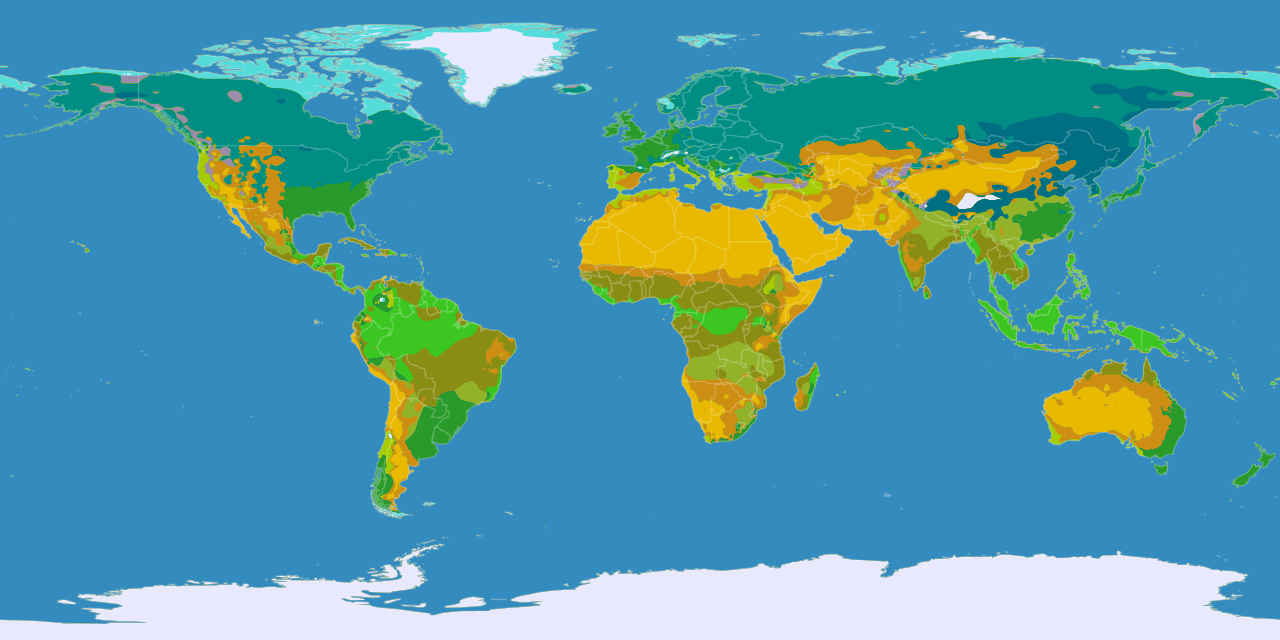
#> input picture HPC_RCMS/world_map.png, 1280 x 640 px
$ jupyter execute globe_and_domain.ipynb   (shell and % lines are left out)
#> lines starting #> are read from the running program, lines starting #| are printed output that depends on the picture
[cell 1]

import PIL
import matplotlib.pyplot as plt
import numpy as np
from mpl_toolkits.mplot3d import Axes3D
from mpl_toolkits.mplot3d.art3d import Poly3DCollection

[cell 2]
def get_radial_line_through_point(lon, lat, R=1, resolution=0.01, tmin=1, tmax=2):

    lon_rad, lat_rad = np.radians(lon), np.radians(lat)
    x = R * np.cos(lat_rad) * np.cos(lon_rad)
    y = R * np.cos(lat_rad) * np.sin(lon_rad)
    z = R * np.sin(lat_rad)

    t = np.arange(tmin, tmax + resolution, resolution)

    return x * t, y * t, z * t


def get_line_on_sphere(lon1, lat1, lon2, lat2, resolution=0.01, R=1):


    res = resolution * np.sign(lon2 - lon1)
    lons = np.radians([lon1 + i * res for i in range(int(abs(lon2 - lon1) // resolution) + 1)])

    res = resolution * np.sign(lat2 - lat1)
    lats = np.radians([lat1 + i * res for i in range(int(abs(lat2 - lat1) // resolution) + 1)])


    if len(lons) == 1:
        lons = np.ones_like(lats) * np.radians(lon1)

    if len(lats) == 1:
        lats = np.ones_like(lons) * np.radians(lat1)


    if len(lons) > len(lats):
        res = (lat2 - lat1) / (len(lons) - 1)
        lats = np.radians([lat1 + i * res for i in range(len(lons))])

    if len(lons) < len(lats):
        res = (lon2 - lon1) / (len(lons) - 1)
        lons = np.radians([lon1 + i * resolution for i in range(len(lats))])


    x = R * np.cos(lats) * np.cos(lons)
    y = R * np.cos(lats) * np.sin(lons)
    z = R * np.sin(lats)

    return x, y, z


def get_rectangle_on_sphere(ll_lon, ll_lat, ur_lon, ur_lat, resolution=0.01, R=1):

    line1 = get_line_on_sphere(ll_lon, ll_lat, ll_lon, ur_lat, R=R, resolution=resolution)
    line2 = get_line_on_sphere(ll_lon, ur_lat, ur_lon, ur_lat, R=R, resolution=resolution)
    line3 = get_line_on_sphere(ur_lon, ur_lat, ur_lon, ll_lat, R=R, resolution=resolution)
    line4 = get_line_on_sphere(ur_lon, ll_lat, ll_lon, ll_lat, R=R, resolution=resolution)

    lines = [line1, line2, line3, line4]
    x = []
    y = []
    z = []
    for edge in lines:
        x += list(edge[0])
        y += list(edge[1])
        z += list(edge[2])

    return x, y, z

[cell 3]
# load bluemarble with PIL
bm = PIL.Image.open('world_map.png')
#> bm is the input picture: PIL image 1280x640 RGB; mean R, G, B 82.7, 154.4, 170.6
# it's big, so I'll rescale it, convert to array, and divide by 256 to get RGB values that matplotlib accept
bm = np.array(bm.resize([d for d in bm.size])) / 256.
#> bm: shape (640, 1280, 3) float64

# coordinates of the image - don't know if this is entirely accurate, but probably close
lons = np.linspace(-180, 180, bm.shape[1]) * np.pi/180
#> lons = 1280 values from -3.14 to 3.14
lats = np.linspace(-90, 90, bm.shape[0])[::-1] * np.pi/180

# repeat code from one of the examples linked to in the question, except for specifying facecolors:
fig = plt.figure(figsize=(6, 6), dpi=300)
ax = fig.add_subplot(111, projection='3d')

R = 0.5

x = R * np.outer(np.cos(lons), np.cos(lats)).T
y = R * np.outer(np.sin(lons), np.cos(lats)).T
z = R * np.outer(np.ones(np.size(lons)), np.sin(lats)).T
ax.plot_surface(x, y, z, rstride=2, cstride=2, facecolors = bm, zorder=-1, alpha=0.9)
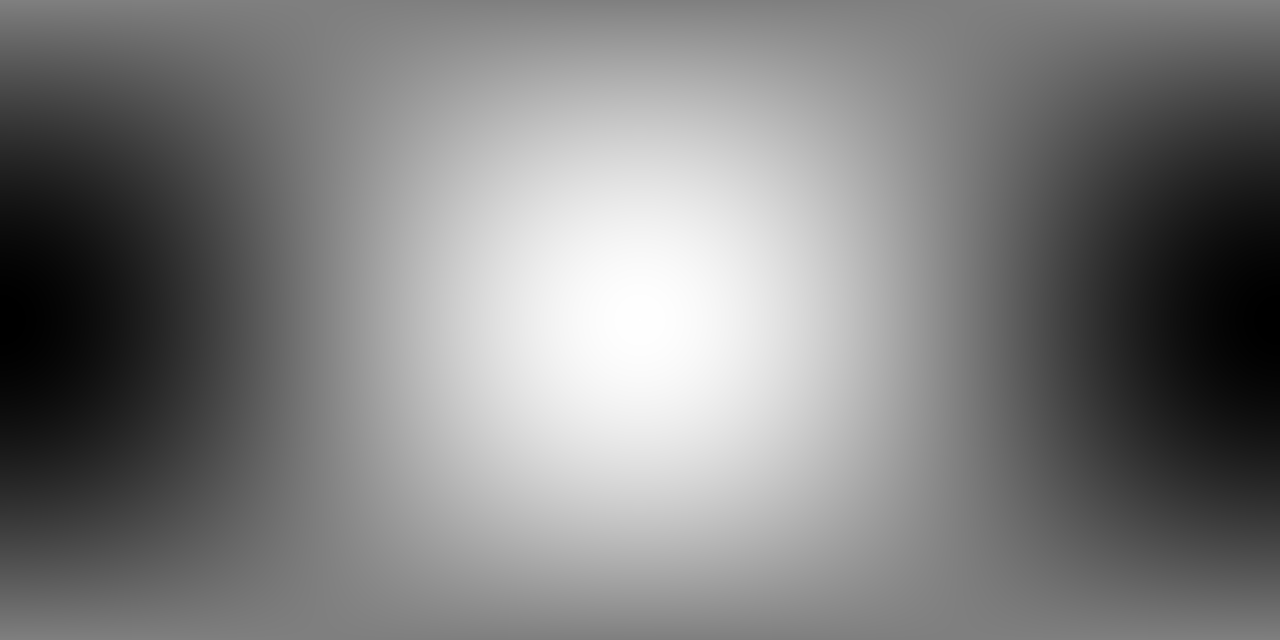
#> x: shape (640, 1280) float64; min -0.5, max 0.5, mean -0.000248; drawn with min black and max white

ax.view_init(elev=40, azim=-160)
ax.set_axis_off()


linewidth = 0.5
ll_lon, ll_lat = -90, 35
ur_lon, ur_lat = -50, 55
tile_size_deg = 2
tmax = 1.5


# Fill in the front faces
# face1
face1 = []
face1.extend(list(zip(*get_line_on_sphere(ll_lon, ll_lat, ll_lon, ur_lat, R=R))))
face1.extend(list(zip(*get_radial_line_through_point(ll_lon, ur_lat, tmax=tmax, R=R))))
face1.extend(list(zip(*get_line_on_sphere(ll_lon, ll_lat, ll_lon, ur_lat, R=R * tmax))))
x, y, z = get_radial_line_through_point(ll_lon, ll_lat, tmax=tmax, R=R)
face1.extend(list(zip(x[::-1], y[::-1], z[::-1])))


face2 = []
face2.extend(list(zip(*get_line_on_sphere(ll_lon, ur_lat, ur_lon, ur_lat, R=R))))
face2.extend(list(zip(*get_radial_line_through_point(ur_lon, ur_lat, tmax=tmax, R=R))))
face2.extend(list(zip(*get_line_on_sphere(ur_lon, ur_lat, ll_lon, ur_lat, R=R * tmax))))
x, y, z = get_radial_line_through_point(ll_lon, ur_lat, tmax=tmax, R=R)
face2.extend(list(zip(x[::-1], y[::-1], z[::-1])))

face3 = []
face3.extend(list(zip(*get_line_on_sphere(ll_lon, ll_lat, ll_lon, ur_lat, R=R * tmax))))
face3.extend(list(zip(*get_line_on_sphere(ll_lon, ur_lat, ur_lon, ur_lat, R=R * tmax))))
face3.extend(list(zip(*get_line_on_sphere(ur_lon, ur_lat, ur_lon, ll_lat, R=R * tmax))))
face3.extend(list(zip(*get_line_on_sphere(ur_lon, ll_lat, ll_lon, ll_lat, R=R * tmax))))


ax.add_collection3d(Poly3DCollection([face1, face2, face3], alpha=1, zorder=100, facecolor="skyblue"))


# plot rectangle on a sphere
x, y, z = get_rectangle_on_sphere(ll_lon, ll_lat, ur_lon, ur_lat, R=R)
ax.plot(x, y, z, "k", linewidth=linewidth, linestyle="dashed")

x, y, z = get_line_on_sphere(ll_lon, ll_lat, ll_lon, ur_lat, R=R)
ax.plot(x, y, z, "k", linewidth=linewidth)

x, y, z = get_line_on_sphere(ll_lon, ur_lat, ur_lon, ur_lat, R=R)
ax.plot(x, y, z, "k", linewidth=linewidth)


x, y, z = get_rectangle_on_sphere(ll_lon, ll_lat, ur_lon, ur_lat, R=R * tmax)
ax.plot(x, y, z, "k", linewidth=linewidth)


# plot the radial lines
x, y, z = get_radial_line_through_point(ll_lon, ll_lat, tmax=tmax, R=R)
ax.plot(x, y, z, "k", linewidth=linewidth)

x, y, z = get_radial_line_through_point(ll_lon, ur_lat, tmax=tmax, R=R)
ax.plot(x, y, z, "k", linewidth=linewidth)

x, y, z = get_radial_line_through_point(ur_lon, ur_lat, tmax=tmax, R=R)
ax.plot(x, y, z, "k", linewidth=linewidth)

x, y, z = get_radial_line_through_point(ur_lon, ll_lat, tmax=tmax, R=R)
ax.plot(x, y, z, "k", linewidth=linewidth, linestyle="dashed")


plt.savefig("globe.png", bbox_inches="tight", transparent=True, dpi=200)
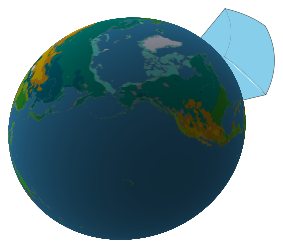
#> figure drawn by matplotlib, 1 panel
